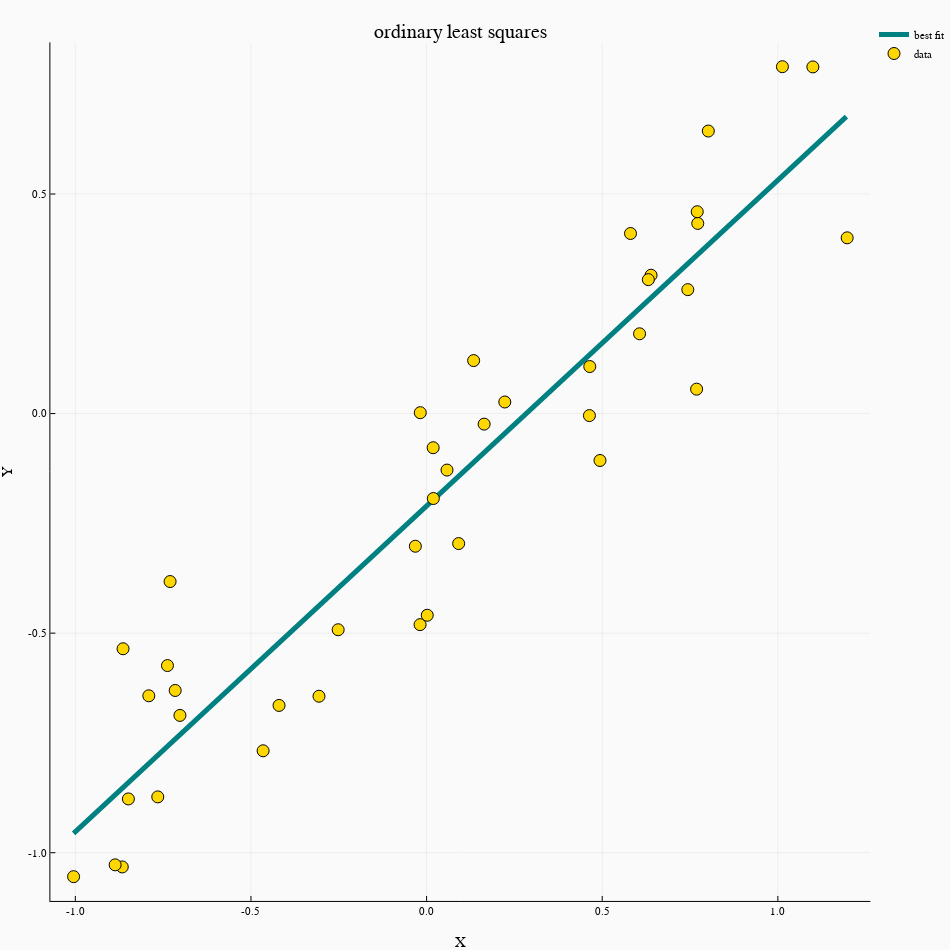

This figure's notebook cell:
### Code cell
f = line2d()

dat_x = [x + urng(0.3) for x in -1.0:0.05:1]
dat_y = [f(x) + urng(0.3) for x in dat_x]
pltx = collect(minimum(dat_x):0.01:maximum(dat_x))

reg = ols(dat_x, dat_y)

plot(
    size=(950,950),
    title="ordinary least squares",
    xlabel="X", ylabel="Y",
    background_color=RGB(0.98,0.98,0.98)
)
plot!(pltx, reg(pltx), lw=5, lc=:teal, label="best fit")
scatter!(dat_x, dat_y, ms=6, mc=:gold, label="data")

### Figure 1 — Plotly figure (JSON) as saved in the notebook; plotly's stock layout.template omitted (floating-point values rounded to 4 significant figures; data arrays with more than 128 entries replaced by an {"elided": "..."} marker saying what was removed)
{"data": [{"colorbar": {"title": ""}, "hoverinfo": "text", "legendgroup": "best fit", "line": {"color": "rgba(0, 128, 128, 1.000)", "dash": "solid", "shape": "linear", "width": 5}, "mode": "lines", "name": "best fit", "showlegend": true, "text": {"elided": "221 null values"}, "type": "scatter", "x": {"elided": "221 float values"}, "xaxis": "x1", "y": {"elided": "221 float values"}, "yaxis": "y1", "zmax": null, "zmin": null}, {"colorbar": {"title": ""}, "hoverinfo": "text", "legendgroup": "data", "marker": {"color": "rgba(255, 215, 0, 1.000)", "line": {"color": "rgba(0, 0, 0, 1.000)", "width": 1}, "size": 12, "symbol": "circle"}, "mode": "markers", "name": "data", "showlegend": true, "text": [null, null, null, null, null, null, null, null, null, null, null, null, null, null, null, null, null, null, null, null, null, null, null, null, null, null, null, null, null, null, null, null, null, null, null, null, null, null, null, null, null], "type": "scatter", "x": [-0.7157, -0.7908, -0.7377, -0.8641, -1.005, -0.8664, -0.7303, -0.8866, -0.849, -0.42, -0.7653, -0.7022, -0.4654, -0.3063, -0.01861, 0.01921, 0.05811, 0.09129, -0.2518, 0.001855, 0.01871, -0.01799, 0.1638, -0.03202, 0.1339, 0.4635, 0.2226, 0.639, 0.6312, 0.4936, 0.7436, 0.7686, 0.5805, 0.772, 0.4645, 1.013, 1.1, 0.802, 0.6063, 0.7705, 1.197], "xaxis": "x1", "y": [-0.6306, -0.6427, -0.5738, -0.5356, -1.055, -1.032, -0.3825, -1.028, -0.8775, -0.6646, -0.8729, -0.6873, -0.7679, -0.6437, -0.4806, -0.1934, -0.1286, -0.296, -0.4923, -0.4593, -0.07776, 0.002057, -0.02401, -0.3021, 0.1207, -0.004569, 0.02639, 0.3151, 0.305, -0.1068, 0.2822, 0.05563, 0.4101, 0.433, 0.1071, 0.7899, 0.7894, 0.6434, 0.1817, 0.4596, 0.4002], "yaxis": "y1", "zmax": null, "zmin": null}], "layout": {"annotations": [{"font": {"color": "rgba(0, 0, 0, 1.000)", "family": "sans-serif", "size": 20}, "rotation": 0, "showarrow": false, "text": "ordinary least squares", "x": 0.5268, "xanchor": "center", "xref": "paper", "y": 1, "yanchor": "top", "yref": "paper"}], "height": 950, "legend": {"bgcolor": "rgba(250, 250, 250, 1.000)", "bordercolor": "rgba(0, 0, 0, 1.000)", "font": {"color": "rgba(0, 0, 0, 1.000)", "family": "sans-serif", "size": 11}, "tracegroupgap": 0, "x": 1, "y": 1}, "margin": {"b": 20, "l": 0, "r": 0, "t": 20}, "paper_bgcolor": "rgba(250, 250, 250, 1.000)", "plot_bgcolor": "rgba(250, 250, 250, 1.000)", "showlegend": true, "width": 950, "xaxis": {"anchor": "y1", "domain": [0.05765, 0.9959], "gridcolor": "rgba(0, 0, 0, 0.100)", "gridwidth": 0.5, "linecolor": "rgba(0, 0, 0, 1.000)", "mirror": false, "range": [-1.071, 1.263], "showgrid": true, "showline": true, "showticklabels": true, "tickangle": 0, "tickcolor": "rgb(0, 0, 0)", "tickfont": {"color": "rgba(0, 0, 0, 1.000)", "family": "sans-serif", "size": 11}, "tickmode": "array", "ticks": "inside", "ticktext": ["-1.0", "-0.5", "0.0", "0.5", "1.0"], "tickvals": [-1, -0.5, 0, 0.5, 1], "title": "X", "titlefont": {"color": "rgba(0, 0, 0, 1.000)", "family": "sans-serif", "size": 15}, "type": "-", "visible": true, "zeroline": false, "zerolinecolor": "rgba(0, 0, 0, 1.000)"}, "yaxis": {"anchor": "x1", "domain": [0.03192, 0.9754], "gridcolor": "rgba(0, 0, 0, 0.100)", "gridwidth": 0.5, "linecolor": "rgba(0, 0, 0, 1.000)", "mirror": false, "range": [-1.11, 0.8452], "showgrid": true, "showline": true, "showticklabels": true, "tickangle": 0, "tickcolor": "rgb(0, 0, 0)", "tickfont": {"color": "rgba(0, 0, 0, 1.000)", "family": "sans-serif", "size": 11}, "tickmode": "array", "ticks": "inside", "ticktext": ["-1.0", "-0.5", "0.0", "0.5"], "tickvals": [-1, -0.5, 0, 0.5], "title": "Y", "titlefont": {"color": "rgba(0, 0, 0, 1.000)", "family": "sans-serif", "size": 15}, "type": "-", "visible": true, "zeroline": false, "zerolinecolor": "rgba(0, 0, 0, 1.000)"}}}
